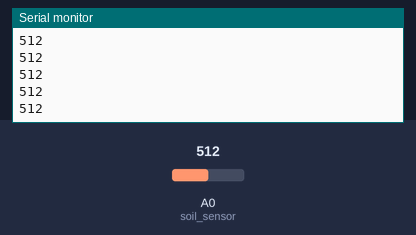
Simulated run of this sketch. Board: Arduino Uno, built with avr-gcc and run on an emulated ATmega328P. On the bench: the last lines printed to the serial monitor. Inputs (shaded band) come from the test bench; at power-on: A0 (soil_sensor) = 512.

Above: at 1.2 s.
1.3 s: A0 (soil_sensor) set to 716
At 1.8 s:
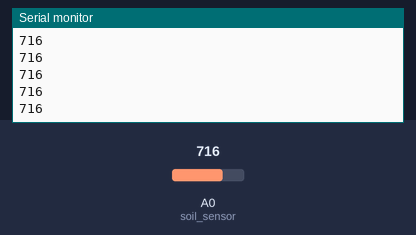
2.8 s: A0 (soil_sensor) set to 900
At 3.8 s:
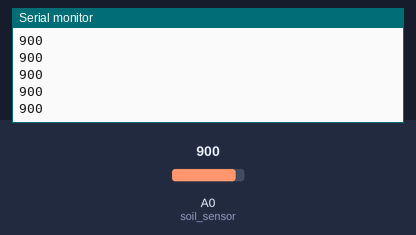
Timing chart, 0 to 5.8 s (numbered marks = the images above; inputs shaded):
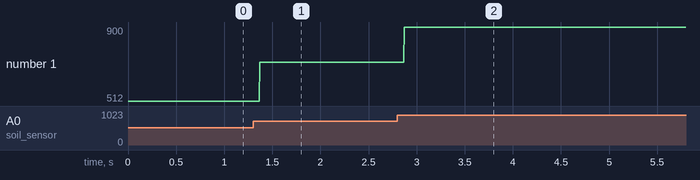

The sketch:

Program13_SOIL_SENSOR.ino
```cpp
#define soil_sensor A0 //define 8th pin of Arduino as soil sensor
int sensor_value;  //create a variable to store the data

void setup()
{
  Serial.begin(9600);
  pinMode(soil_sensor, INPUT);
}
void loop()
{
  sensor_value=analogRead(soil_sensor); //read the data from the soil sensor and store that value in a variable
  Serial.println(sensor_value); //print analog value which is received from the sensor
}
```

Measured:
- after the input at 1.3 s, the serial monitor: prints a new line after 0.07 s (image 1)
- after the input at 2.8 s, the serial monitor: prints a new line after 0.07 s (image 2)
- plotted number 1: 512 → 716 after the input at 1.3 s, 716 → 900 after the input at 2.8 s
